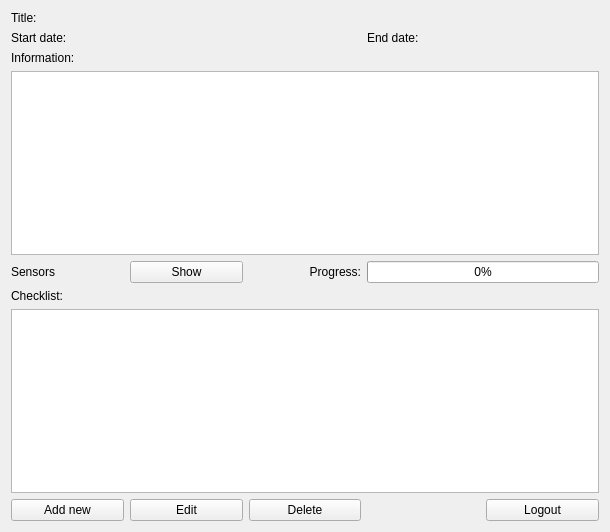
<?xml version="1.0" encoding="UTF-8"?>
<ui version="4.0">
 <class>SelectResearch</class>
 <widget class="QWidget" name="SelectResearch">
  <property name="geometry">
   <rect>
    <x>0</x>
    <y>0</y>
    <width>610</width>
    <height>532</height>
   </rect>
  </property>
  <property name="windowTitle">
   <string>Research Selection</string>
  </property>
  <layout class="QVBoxLayout" name="verticalLayout">
   <item>
    <layout class="QGridLayout" name="gridLayout" rowstretch="0,0,0,0,0,0,0,0" columnstretch="1,1,1,1,1">
     <item row="1" column="0" colspan="2">
      <widget class="QLabel" name="startDate">
       <property name="text">
        <string>Start date:</string>
       </property>
      </widget>
     </item>
     <item row="1" column="3" colspan="2">
      <widget class="QLabel" name="endDate">
       <property name="text">
        <string>End date:</string>
       </property>
      </widget>
     </item>
     <item row="6" column="0" colspan="5">
      <widget class="QListWidget" name="checklist"/>
     </item>
     <item row="4" column="1">
      <widget class="QPushButton" name="sensorButton">
       <property name="text">
        <string>Show</string>
       </property>
      </widget>
     </item>
     <item row="0" column="0" colspan="5">
      <widget class="QLabel" name="researchTitle">
       <property name="text">
        <string>Title:</string>
       </property>
      </widget>
     </item>
     <item row="4" column="3" colspan="2">
      <widget class="QProgressBar" name="researchProgress">
       <property name="toolTip">
        <string>Research progress</string>
       </property>
       <property name="value">
        <number>0</number>
       </property>
      </widget>
     </item>
     <item row="4" column="0">
      <widget class="QLabel" name="label_6">
       <property name="text">
        <string>Sensors</string>
       </property>
      </widget>
     </item>
     <item row="4" column="2">
      <widget class="QLabel" name="label_2">
       <property name="text">
        <string>Progress:</string>
       </property>
       <property name="alignment">
        <set>Qt::AlignRight|Qt::AlignTrailing|Qt::AlignVCenter</set>
       </property>
      </widget>
     </item>
     <item row="3" column="0" colspan="5">
      <widget class="QTextBrowser" name="researchInfo"/>
     </item>
     <item row="2" column="0">
      <widget class="QLabel" name="label_3">
       <property name="text">
        <string>Information:</string>
       </property>
      </widget>
     </item>
     <item row="5" column="0">
      <widget class="QLabel" name="label">
       <property name="text">
        <string>Checklist:</string>
       </property>
      </widget>
     </item>
     <item row="7" column="4">
      <widget class="QPushButton" name="logoutButton">
       <property name="text">
        <string>Logout</string>
       </property>
      </widget>
     </item>
     <item row="7" column="2">
      <widget class="QPushButton" name="deleteButton">
       <property name="text">
        <string>Delete</string>
       </property>
      </widget>
     </item>
     <item row="7" column="1">
      <widget class="QPushButton" name="editButton">
       <property name="text">
        <string>Edit</string>
       </property>
      </widget>
     </item>
     <item row="7" column="0">
      <widget class="QPushButton" name="addButton">
       <property name="text">
        <string>Add new</string>
       </property>
      </widget>
     </item>
    </layout>
   </item>
  </layout>
 </widget>
 <resources/>
 <connections/>
</ui>
